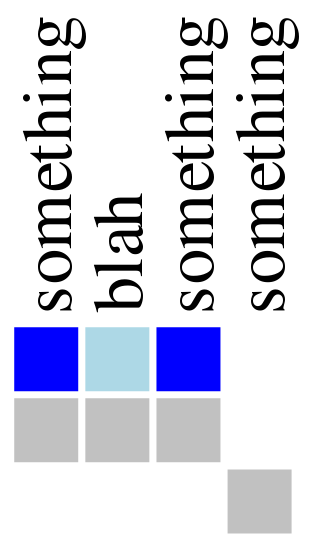

Write the Vega-Lite specification saved for this chart.
### Vega specification from a JSON file in a GitHub repository (floating-point values rounded to 4 significant figures)
{"$schema": "https://vega.github.io/schema/vega/v5.json", "width": 770, "height": 770, "padding": 2, "signals": [{"name": "cellSize", "value": 10}, {"name": "count", "update": "length(data('rowset'))"}, {"name": "width", "update": "span(range('position'))"}, {"name": "height", "update": "width"}], "data": [{"name": "rowset", "values": [{"row": 1, "col": 1, "val": true, "col-name": "something"}, {"row": 1, "col": 2, "val": false, "col-name": "blah"}, {"row": 1, "col": 3, "val": true, "col-name": "something"}, {"row": 2, "col": 1, "val": "NA", "col-name": "something"}, {"row": 2, "col": 2, "val": "NA", "col-name": "blah"}, {"row": 2, "col": 3, "val": "NA", "col-name": "something"}, {"row": 3, "col": 10, "val": "NA", "col-name": "something", "render": false}]}, {"name": "column-names", "source": "rowset", "transform": [{"type": "aggregate", "groupby": ["col", "col-name"]}]}], "scales": [{"name": "binary-color", "type": "ordinal", "range": ["blue", "lightblue", "#c1c1c1"], "domain": [true, false, "NA"]}, {"name": "xpos-bak", "type": "band", "domain": {"data": "rowset", "field": "col", "sort": true}, "range": {"step": {"signal": "cellSize"}}}, {"name": "xpos", "type": "band", "domain": {"data": "rowset", "field": "col", "sort": true}, "range": {"step": {"signal": "cellSize"}}}, {"name": "ypos", "type": "band", "domain": {"data": "rowset", "field": "row", "sort": true}, "range": {"step": {"signal": "cellSize"}}}], "marks": [{"type": "text", "name": "columns", "from": {"data": "column-names"}, "encode": {"update": {"x": {"scale": "xpos", "field": "col", "band": 0.5}, "y": {"offset": -2}, "text": {"field": "col-name"}, "fontSize": {"value": 10}, "angle": {"value": -90}, "align": {"value": "left"}, "baseline": {"value": "middle"}, "fill": [{"value": "black"}]}}}, {"type": "rect", "from": {"data": "rowset"}, "encode": {"update": {"x": {"scale": "xpos", "field": "col"}, "y": {"scale": "ypos", "field": "row"}, "width": {"scale": "xpos", "band": 1, "offset": -1}, "height": {"scale": "ypos", "band": 1, "offset": -1}, "fill": {"scale": "binary-color", "field": "val"}}}}]}
